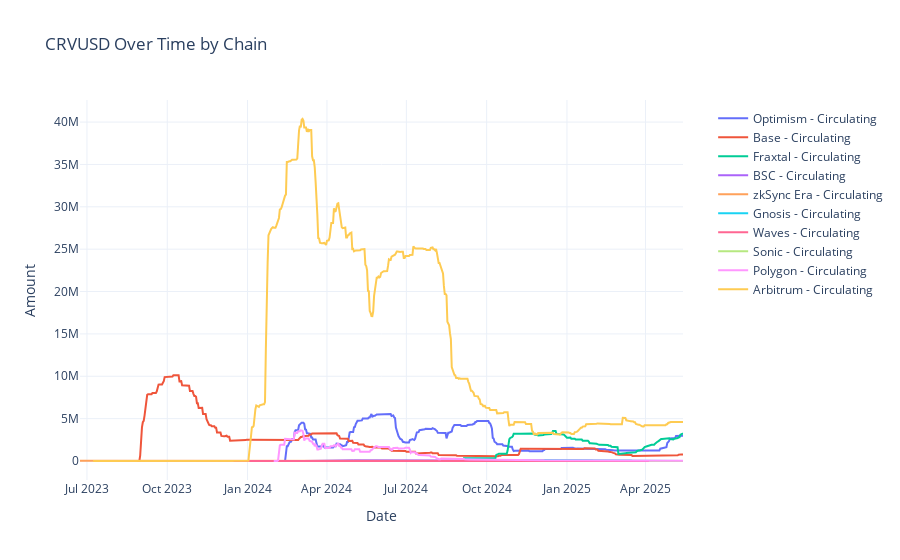

Source (notebook cell):
### Code cell
# Custom usage example
fig = plot_stable_chain_data(
    df=crvusd_df[crvusd_df['chain'] != 'Ethereum'],
    value_columns=[
        {'column': 'circulating', 'name': 'Circulating', 'line_style': {'width': 2}},
        # {'column': 'bridgedTo', 'name': 'Bridged To', 'line_style': {'width': 2, 'dash': 'dash'}}
        # {'column': 'minted', 'name': 'Minted', 'line_style': {'width': 2, 'dash': 'dot'}}
    ],
    title='CRVUSD Over Time by Chain',
    template='plotly_white'
)
fig.show()

### Figure 1 — Plotly figure (JSON) as saved in the notebook; plotly's stock layout.template omitted (floating-point values rounded to 4 significant figures; data arrays with more than 128 entries replaced by an {"elided": "..."} marker saying what was removed)
{"data": [{"line": {"width": 2}, "name": "Optimism - Circulating", "type": "scatter", "x": {"elided": "457 str values"}, "y": {"elided": "457 float values"}}, {"line": {"width": 2}, "name": "Base - Circulating", "type": "scatter", "x": {"elided": "627 str values"}, "y": {"elided": "627 float values"}}, {"line": {"width": 2}, "name": "Fraxtal - Circulating", "type": "scatter", "x": {"elided": "253 str values"}, "y": {"elided": "253 float values"}}, {"line": {"width": 2}, "name": "BSC - Circulating", "type": "scatter", "x": {"elided": "436 str values"}, "y": {"elided": "436 float values"}}, {"line": {"width": 2}, "name": "zkSync Era - Circulating", "type": "scatter", "x": {"elided": "692 str values"}, "y": {"elided": "692 float values"}}, {"line": {"width": 2}, "name": "Gnosis - Circulating", "type": "scatter", "x": {"elided": "253 str values"}, "y": {"elided": "253 float values"}}, {"line": {"width": 2}, "name": "Waves - Circulating", "type": "scatter", "x": {"elided": "516 str values"}, "y": {"elided": "516 float values"}}, {"line": {"width": 2}, "name": "Sonic - Circulating", "type": "scatter", "x": ["2025-04-05T00:00:00.000000000", "2025-04-06T00:00:00.000000000", "2025-04-07T00:00:00.000000000", "2025-04-08T00:00:00.000000000", "2025-04-09T00:00:00.000000000", "2025-04-10T00:00:00.000000000", "2025-04-11T00:00:00.000000000", "2025-04-12T00:00:00.000000000", "2025-04-13T00:00:00.000000000", "2025-04-14T00:00:00.000000000", "2025-04-15T00:00:00.000000000", "2025-04-16T00:00:00.000000000", "2025-04-17T00:00:00.000000000", "2025-04-18T00:00:00.000000000", "2025-04-19T00:00:00.000000000", "2025-04-20T00:00:00.000000000", "2025-04-21T00:00:00.000000000", "2025-04-22T00:00:00.000000000", "2025-04-23T00:00:00.000000000", "2025-04-24T00:00:00.000000000", "2025-04-25T00:00:00.000000000", "2025-04-26T00:00:00.000000000", "2025-04-27T00:00:00.000000000", "2025-04-28T00:00:00.000000000", "2025-04-29T00:00:00.000000000", "2025-04-30T00:00:00.000000000", "2025-05-01T00:00:00.000000000", "2025-05-02T00:00:00.000000000", "2025-05-03T00:00:00.000000000", "2025-05-04T00:00:00.000000000", "2025-05-05T00:00:00.000000000", "2025-05-06T00:00:00.000000000", "2025-05-07T00:00:00.000000000", "2025-05-08T00:00:00.000000000", "2025-05-09T00:00:00.000000000", "2025-05-10T00:00:00.000000000", "2025-05-11T00:00:00.000000000", "2025-05-12T00:00:00.000000000", "2025-05-13T00:00:00.000000000", "2025-05-14T00:00:00.000000000"], "y": [56.0, 56.0, 56.0, 56.0, 56.0, 56.0, 56.0, 56.0, 69.0, 69.0, 69.0, 69.0, 69.0, 69.0, 69.0, 69.0, 69.0, 69.0, 69.0, 72.0, 72.0, 72.0, 72.0, 72.0, 72.0, 72.0, 72.0, 72.0, 72.0, 72.0, 72.0, 72.0, 72.0, 72.0, 72.0, 72.0, 72.0, 72.0, 72.0, 72.1]}, {"line": {"width": 2}, "name": "Polygon - Circulating", "type": "scatter", "x": {"elided": "470 str values"}, "y": {"elided": "470 float values"}}, {"line": {"width": 2}, "name": "Arbitrum - Circulating", "type": "scatter", "x": {"elided": "677 str values"}, "y": {"elided": "677 float values"}}], "layout": {"hovermode": "x unified", "legend": {"x": 1.05, "xanchor": "left", "y": 0.99, "yanchor": "top"}, "showlegend": true, "title": {"text": "CRVUSD Over Time by Chain"}, "xaxis": {"title": {"text": "Date"}}, "yaxis": {"title": {"text": "Amount"}}}}
